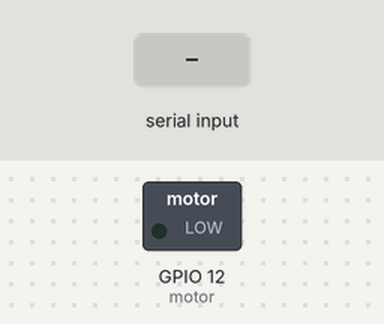
A program run on a simulated Raspberry Pi (BCM pin numbers). Shown: switched loads named in the program (green lamp = pin HIGH). Inputs (shaded band) come from the test bench. Threads take turns every 2 ms; what the program prints to the terminal is not drawn.

Above: at 1.2 s.
1.3 s: "a" typed at the terminal, then Enter
At 2.5 s:
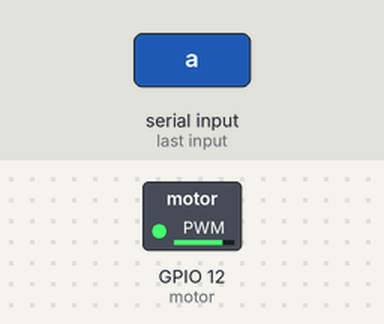
2.8 s: "SOFT_STOP" typed at the terminal, then Enter
At 3.15 s:
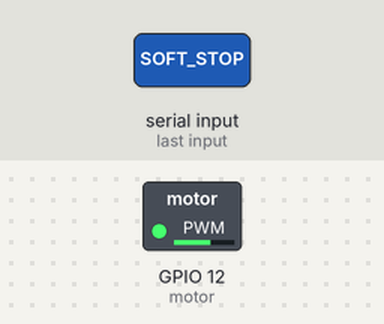
At 3.55 s:
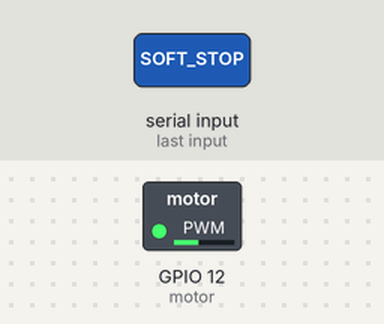
Timing chart, 0 to 5.8 s (numbered marks = the images above; inputs shaded):
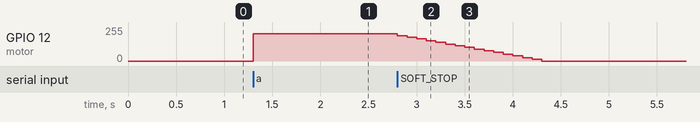

Measured:
- after the input at 1.3 s, GPIO 12 (motor): 0/255 → 204/255 at once
- after the input at 2.8 s, GPIO 12 (motor): moves from 204/255 to 0/255 over 1.5 s, starting at once

The program:

impo.py
```python
import sys
import tty
import termios
import threading
from time import sleep
from gpiozero import PWMOutputDevice

# 物理ピン32(GPIO12)をPWM出力として指定（DIRピンの設定は削除）
motor = PWMOutputDevice(12)

# --- 設定パラメータ ---
duty1 = 0.8  # Aを押したときのDuty比（0.0〜1.0）
step = 0.05  # Sを押したときの減速ステップ
delay = 0.1  # 減速の更新間隔（秒）

# --- グローバル変数 ---
state = "STOPPED"  # 現在の状態 (RUNNING, SOFT_STOP, STOPPED)
running_flag = True # 私が編集したよNANOで
current_duty = 0.0

def motor_worker():
    """モータの制御を独立して行うスレッド"""
    global state, current_duty

    while running_flag:
        if state == "RUNNING":
            current_duty = duty1
            # PWMOutputDeviceでは .value プロパティに0.0〜1.0を代入してDuty比を制御します
            motor.value = current_duty
            sleep(0.1)

        elif state == "SOFT_STOP":
            # なだらかに停止するループ
            while current_duty > 0.0 and state == "SOFT_STOP":
                current_duty -= step
                if current_duty <= 0.0:
                    current_duty = 0.0
                    state = "STOPPED"
                    motor.value = 0.0
                    break
                motor.value = current_duty
                sleep(delay)

        elif state == "STOPPED":
            motor.value = 0.0
            current_duty = 0.0
            sleep(0.1)

def get_key():
    """Enterキー不要で1文字入力を受け付ける関数"""
    fd = sys.stdin.fileno()
    old_settings = termios.tcgetattr(fd)
    try:
        tty.setcbreak(fd)
        ch = sys.stdin.read(1)
    finally:
        termios.tcsetattr(fd, termios.TCSADRAIN, old_settings)
    return ch

# --- メイン処理 ---
print("=== 単一PWMモータ制御開始 ===")
print("操作: 'A'=回転, 'S'=なだらかに停止, 'D'=即停止, 'Q'=終了")

# モータ制御スレッドの起動
thread = threading.Thread(target=motor_worker)
thread.start()

try:
    while True:
        # キー入力を待機
        key = get_key().lower()

        if key == 'a':
            state = "RUNNING"
            print("\r[RUNNING] Duty {:.1f} で回転中...       ".format(duty1), end="")

        elif key == 's':
            state = "SOFT_STOP"
            print("\r[SOFT_STOP] なだらかに停止中...          ", end="")

        elif key == 'd':
            state = "STOPPED"
            print("\r[STOPPED] 即座に停止しました。           ", end="")

        elif key == 'q':
            print("\r終了処理を行っています...                ")
            break

except KeyboardInterrupt:
    print("\nCtrl+Cが入力されました。")
finally:
    # プログラム終了時の安全処理
    running_flag = False
    thread.join()
    motor.value = 0.0  # モータ出力を確実に0にする
    motor.close()      # リソースの解放
    print("\nモータを安全に停止し、プログラムを終了しました。")
```
